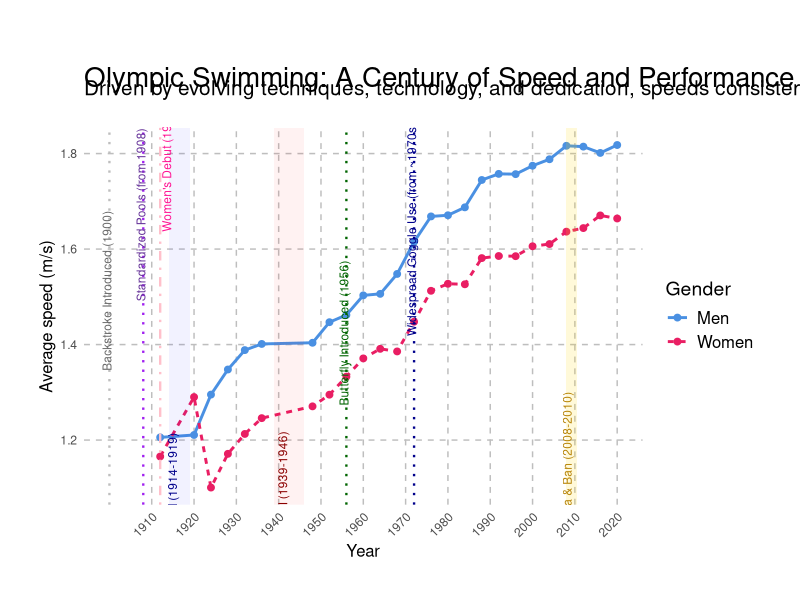
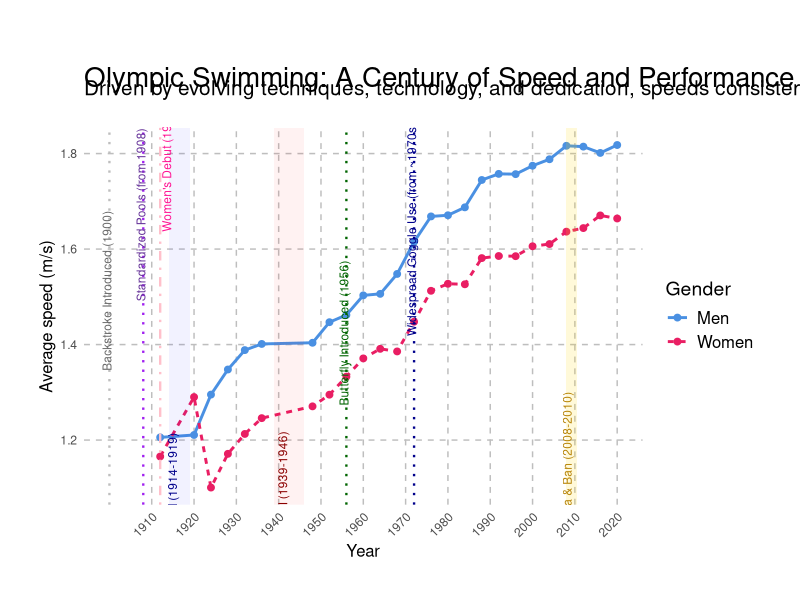

Recreate these plots in R, in order.
## ---- chunk 1
library(readr)
library(dplyr)
library(ggplot2)
library(stringr)
library(tidyr) # Required for drop_na()
## ---- chunk 2
# 1. Data Loading
# Ensure the 'olympic_swimming.csv' file is in a location accessible by R.
# If it's in the same directory as your .qmd file, "olympic_swimming.csv" is sufficient.
# If it's in a 'data' subfolder, 'data/olympic_swimming.csv' is correct.
df <- read_csv("data/olympic_swimming.csv")
## ---- chunk 3
# 2. Data Cleaning/Transformation
# Function to convert distance string to meters
distance_to_meters <- function(distance_str) {
  if (is.na(distance_str)) {
    return(NA_real_)
  }
  s <- tolower(as.character(distance_str))
  s <- str_replace_all(s, "m", "")
  s <- str_trim(s)

  if (str_detect(s, "x")) { # This indicates a relay (e.g., 4x100) or other non-standard distance
    return(NA_real_)
  }
  return(as.numeric(s))
}

# Function to convert time string to seconds
time_to_seconds <- function(time_str) {
  if (is.na(time_str)) {
    return(NA_real_)
  }
  time_str <- str_trim(as.character(time_str))

  # Handle non-numeric strings like "Did not finish", "Disqualified"
  if (nchar(time_str) == 0 || grepl("[[:alpha:]]", time_str) || grepl(" ", time_str)) {
    return(NA_real_)
  }

  colon_count <- str_count(time_str, ":")

  if (colon_count == 2) { # HH:MM:SS.ms (e.g., '00:01:13.600000')
    parts <- as.numeric(str_split(time_str, ":")[[1]])
    return(parts[1] * 3600 + parts[2] * 60 + parts[3])
  } else if (colon_count == 1) { # MM:SS.ms or MM:SS (e.g., '1:53.64', '1:05')
    parts <- as.numeric(str_split(time_str, ":")[[1]])
    return(parts[1] * 60 + parts[2])
  } else { # SS.ms or just SS
    return(as.numeric(time_str))
  }
}

df <- df %>%
  rowwise() %>% # Apply row-wise because the functions expect single values
  mutate(
    Distance_m = distance_to_meters(`Distance (in meters)`),
    time_sec = time_to_seconds(Results)
  ) %>%
  ungroup()
## ---- chunk 4
# 3. Filtering and 4. Calculate Speed
df_cleaned <- df %>%
  filter(`Relay?` == 0) %>%
  drop_na(time_sec, Distance_m) %>% # Remove rows with NA in these columns
  mutate(speed = Distance_m / time_sec)
## ---- chunk 5
# 5. Aggregation
df_summary <- df_cleaned %>%
  group_by(Year, Gender) %>%
  summarise(speed = mean(speed, na.rm = TRUE)) %>%
  ungroup()
## ---- chunk 6
# 6. Plotting (using ggplot2)
p <- ggplot(df_summary, aes(x = Year, y = speed, color = Gender)) +
  geom_line(aes(linetype = Gender), linewidth = 1) + # Use linetype for clarity
  geom_point(size = 2) +
  scale_color_manual(values = c("Men" = "#4A90E2", "Women" = "#E91E63")) +
  labs(
    x = "Year",
    y = "Average speed (m/s)",
    title = "Olympic Swimming: A Century of Speed and Performance",
    subtitle = "Driven by evolving techniques, technology, and dedication, speeds consistently improved."
  ) +
  theme_minimal() + # A clean theme
  theme(
    plot.title = element_text(hjust = 0, size = 20, margin = margin(t = 20, b = -10)),
    plot.subtitle = element_text(hjust = 0, size = 15, margin = margin(b = 20)),
    axis.title = element_text(size = 12),
    legend.title = element_text(size = 14),
    legend.text = element_text(size = 12),
    panel.grid.major = element_line(linetype = "dashed", color = "gray"),
    panel.grid.minor = element_blank(), # Remove minor grid lines
    plot.margin = unit(c(1, 1, 1, 1), "cm") # Adjust plot margins for text
  )

# Get y-axis limits from the data for relative positioning of annotations
min_y_data <- min(df_summary$speed, na.rm = TRUE)
max_y_data <- max(df_summary$speed, na.rm = TRUE)

# Add annotations (rectangles for shaded areas, vlines for dotted lines)
# Tech-suit Era & Ban (2008-2010)
p <- p + annotate("rect", xmin = 2008, xmax = 2010.5, ymin = -Inf, ymax = Inf,
                  fill = "gold", alpha = 0.15) +
  annotate("text", x = (2008 + 2010.5) / 2, y = min_y_data + (max_y_data - min_y_data) * 0.02,
           label = "Tech-suit Era & Ban (2008-2010)", angle = 90,
           vjust = 0, hjust = 0.5, color = "darkgoldenrod", size = 3)

# WWII (1939-1946)
p <- p + annotate("rect", xmin = 1939, xmax = 1946, ymin = -Inf, ymax = Inf,
                  fill = "red", alpha = 0.05) +
  annotate("text", x = 1942, y = min_y_data + (max_y_data - min_y_data) * 0.02,
           label = "WWII (1939-1946)", angle = 90,
           vjust = 0, hjust = 0.5, color = "darkred", size = 3)

# WWI (1914-1919)
p <- p + annotate("rect", xmin = 1914, xmax = 1919, ymin = -Inf, ymax = Inf,
                  fill = "blue", alpha = 0.05) +
  annotate("text", x = 1916, y = min_y_data + (max_y_data - min_y_data) * 0.02,
           label = "WWI (1914-1919)", angle = 90,
           vjust = 0, hjust = 0.5, color = "darkblue", size = 3)

# Widespread Goggle Use (from ~1970s)
p <- p + geom_vline(xintercept = 1972, linetype = "dotted", color = "darkblue", linewidth = 0.8) +
  annotate("text", x = 1972.5, y = max_y_data * 0.78, # This was already working well
           label = "Widespread Goggle Use (from ~1970s)", angle = 90,
           vjust = 0, hjust = 0, color = "darkblue", size = 3)

# Women’s debut (1912)
p <- p + geom_vline(xintercept = 1912, linetype = "dotdash", color = "pink", linewidth = 0.8) +
  annotate("text", x = 1912.5, y = max_y_data * 0.9, # This was already working well
           label = "Women's Debut (1912)", angle = 90,
           vjust = 1, hjust = 0, color = "deeppink", size = 3)

# Standardized Pools (from 1908)
p <- p + geom_vline(xintercept = 1908, linetype = "dotted", color = "purple", linewidth = 0.8) +
  annotate("text", x = 1908.5, y = max_y_data * 0.82, # This was already working well
           label = "Standardized Pools (from 1908)", angle = 90,
           vjust = 0, hjust = 0, color = "#663399", size = 3)

# Butterfly Introduction (1956)
p <- p + geom_vline(xintercept = 1956, linetype = "dotted", color = "darkgreen", linewidth = 0.8) +
  annotate("text", x = 1956.5, y = max_y_data * 0.70, # This was already working well
           label = "Butterfly Introduced (1956)", angle = 90,
           vjust = 0, hjust = 0, color = "darkgreen", size = 3)

# Backstroke Introduction (1900)
p <- p + geom_vline(xintercept = 1900, linetype = "dotted", color = "gray", linewidth = 0.8) +
  annotate("text", x = 1900.5, y = max_y_data * 0.74, # This was already working well
           label = "Backstroke Introduced (1900)", angle = 90,
           vjust = 0, hjust = 0, color = "dimgray", size = 3)

# 7. X-axis ticks modification (label every 10 years, starting from a clean decade)
p <- p + scale_x_continuous(breaks = seq(floor(min(df_summary$Year) / 10) * 10, ceiling(max(df_summary$Year) / 10) * 10, by = 10)) +
  theme(axis.text.x = element_text(angle = 45, hjust = 1))

# Explicitly print the plot object (Quarto will pick this up for display)
print(p)

# Save the plot to a file (optional, Quarto can also save plots automatically)
ggsave("olympic_swimming_trends_R.png", plot = p, width = 15, height = 8, units = "in")
